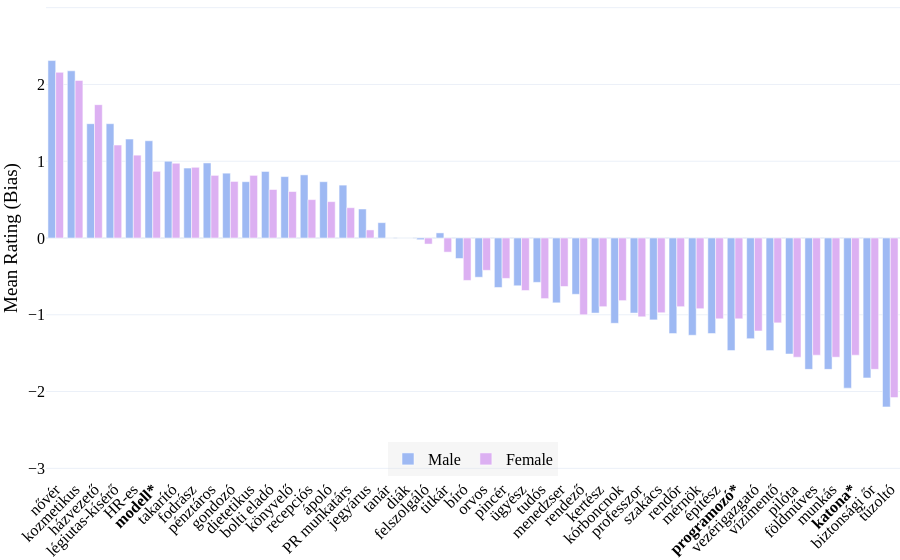

Notebook source saved alongside this figure:
### Markdown cell above
#### Two-sample t-test by gender

### Code cell
# Add a new column with the mean of the ratings for each participant
df_hu['Mean Rating'] = df_hu.iloc[:, 4:].mean(axis=1)

# Separate df_hu into male and female datasets based on the Gender column
df_hu_male = df_hu[df_hu['Gender'] == 'male']
df_hu_female = df_hu[df_hu['Gender'] == 'female']

# Show the number of male and female participants
print(f"Number of male participants: {df_hu_male['Participant'].nunique()}")
print(f"Number of female participants: {df_hu_female['Participant'].nunique()}")

# Two Sample T-Test between male and female participants for each occupation word
results = []
for col in rating_columns_hu:
    male_ratings = df_hu_male[col].dropna().astype(float)
    female_ratings = df_hu_female[col].dropna().astype(float)
    # Only test if both groups have at least 2 ratings
    if len(male_ratings) > 1 and len(female_ratings) > 1:
        t_stat, p_value = stats.ttest_ind(male_ratings, female_ratings, equal_var=False)
        mean_male = male_ratings.mean()
        mean_female = female_ratings.mean()
        # Get English translation from occupations DataFrame
        en_translation = occupations.loc[occupations['hu'] == col, 'en'].values
        en_translation = en_translation[0] if len(en_translation) > 0 else ""
        results.append({
            'occupation': col,
            'mean_male': mean_male,
            'mean_female': mean_female,
            't_stat': t_stat,
            'p_value': p_value,
            # 'very_highly_significant': p_value is not None and p_value < 0.001,
            # 'highly_significant': p_value is not None and 0.001 <= p_value < 0.01,
            'significant': p_value is not None and p_value < 0.05,
            # 'marg_significant': p_value is not None and 0.05 < p_value < 0.1,
            'en': en_translation
        })

# Create a DataFrame from the results
df_ttest = pd.DataFrame(results)

# Add overall mean rating for sorting
df_ttest['overall_mean'] = (df_ttest['mean_male'] + df_ttest['mean_female']) / 2

# Sort by overall mean rating
df_ttest_sorted = df_ttest.sort_values('overall_mean', ascending=False)

# Prepare axis labels: bold for significant
def bold_label(row):
    occupation = row['occupation']
    # if row.get('very_highly_significant'):
    #     occupation = f"<b>{occupation}***</b>"
    # if row.get('highly_significant'):
    #     occupation = f"<b>{occupation}**</b>"
    if row.get('significant'):
        occupation = f"<b>{occupation}*</b>"
    # if row.get('marg_significant'):
    #     occupation = f"<b>{occupation}+</b>"
    return occupation

df_ttest_sorted['occupation_label'] = df_ttest_sorted.apply(bold_label, axis=1)

# Plot with English translation in hover
fig = go.Figure()

fig.add_trace(go.Bar(
    x=df_ttest_sorted['occupation_label'],
    y=df_ttest_sorted['mean_male'],
    name='Male',
    marker_color=male_color,
    customdata=df_ttest_sorted[['en']],
    hovertemplate='Occupation: %{x}<br>English: %{customdata[0]}<br>Mean (Male): %{y:.2f}<extra></extra>'
))

fig.add_trace(go.Bar(
    x=df_ttest_sorted['occupation_label'],
    y=df_ttest_sorted['mean_female'],
    name='Female',
    marker_color=female_color,
    customdata=df_ttest_sorted[['en']],
    hovertemplate='Occupation: %{x}<br>English: %{customdata[0]}<br>Mean (Female): %{y:.2f}<extra></extra>'
))

fig.update_layout(
    barmode='group',
    xaxis_tickangle=-45,
    yaxis_title='Bias (Male - Female)',
    yaxis=dict(
        range=[-3.1, 3.1],
        tickvals=[-3, -2, -1, 0, 1, 2, 3],
        title='Mean Rating (Bias)'
    ),
    template='plotly_white',
    font=dict(family="Times New Roman, serif", size=16, color='black'),
    margin=dict(l=0, r=0, t=0, b=0),
    legend=dict(
        orientation='h',
        yanchor='bottom',
        y=0,
        xanchor='center',
        x=0.5,
        bgcolor='rgba(220, 220, 220, 0.25)',
    )
)

# Show the plot
fig.show()

# Save it as HTML and image
fig.write_html('occupations_hu_gender.html')
fig.write_image('occupations_hu_gender.png', scale=3, width=1000, height=400)

### Figure 1 — Plotly figure (JSON) as saved in the notebook; plotly's stock layout.template omitted (floating-point values rounded to 4 significant figures)
{"data": [{"customdata": [["nurse (sister)"], ["beautician"], ["housekeeper"], ["flight attendant"], ["HR personnel"], ["model"], ["cleaner"], ["hairdresser"], ["cashier"], ["caregiver"], ["dietitian"], ["shop assistant"], ["accountant"], ["receptionist"], ["nurse"], ["PR specialist"], ["ticket seller"], ["teacher"], ["student"], ["server"], ["secretary"], ["judge"], ["doctor"], ["waiter"], ["prosecutor"], ["scientist"], ["manager"], ["director"], ["gardener"], ["pathologist"], ["professor"], ["chef"], ["police officer"], ["engineer"], ["architect"], ["programmer"], ["CEO"], ["lifeguard"], ["pilot"], ["farmer"], ["worker"], ["soldier"], ["security guard"], ["firefighter"]], "hovertemplate": "Occupation: %{x}<br>English: %{customdata[0]}<br>Mean (Male): %{y:.2f}<extra></extra>", "marker": {"color": "#9eb9f3"}, "name": "Male", "type": "bar", "x": ["nővér", "kozmetikus", "házvezető", "légiutas-kísérő", "HR-es", "<b>modell*</b>", "takarító", "fodrász", "pénztáros", "gondozó", "dietetikus", "bolti eladó", "könyvelő", "recepciós", "ápoló", "PR munkatárs", "jegyárus", "tanár", "diák", "felszolgáló", "titkár", "bíró", "orvos", "pincér", "ügyész", "tudós", "menedzser", "rendező", "kertész", "kórboncnok", "professzor", "szakács", "rendőr", "mérnök", "építész", "<b>programozó*</b>", "vezérigazgató", "vízimentő", "pilóta", "földműves", "munkás", "<b>katona*</b>", "biztonsági őr", "tűzoltó"], "y": [2.311, 2.178, 1.489, 1.489, 1.289, 1.267, 1.0, 0.9111, 0.9778, 0.8444, 0.7333, 0.8667, 0.8, 0.8222, 0.7333, 0.6889, 0.3778, 0.2, 0.0, -0.02222, 0.06667, -0.2667, -0.5111, -0.6444, -0.6222, -0.5778, -0.8444, -0.7333, -0.9778, -1.111, -0.9778, -1.067, -1.244, -1.267, -1.244, -1.467, -1.311, -1.467, -1.511, -1.711, -1.711, -1.956, -1.822, -2.2]}, {"customdata": [["nurse (sister)"], ["beautician"], ["housekeeper"], ["flight attendant"], ["HR personnel"], ["model"], ["cleaner"], ["hairdresser"], ["cashier"], ["caregiver"], ["dietitian"], ["shop assistant"], ["accountant"], ["receptionist"], ["nurse"], ["PR specialist"], ["ticket seller"], ["teacher"], ["student"], ["server"], ["secretary"], ["judge"], ["doctor"], ["waiter"], ["prosecutor"], ["scientist"], ["manager"], ["director"], ["gardener"], ["pathologist"], ["professor"], ["chef"], ["police officer"], ["engineer"], ["architect"], ["programmer"], ["CEO"], ["lifeguard"], ["pilot"], ["farmer"], ["worker"], ["soldier"], ["security guard"], ["firefighter"]], "hovertemplate": "Occupation: %{x}<br>English: %{customdata[0]}<br>Mean (Female): %{y:.2f}<extra></extra>", "marker": {"color": "#dcb0f2"}, "name": "Female", "type": "bar", "x": ["nővér", "kozmetikus", "házvezető", "légiutas-kísérő", "HR-es", "<b>modell*</b>", "takarító", "fodrász", "pénztáros", "gondozó", "dietetikus", "bolti eladó", "könyvelő", "recepciós", "ápoló", "PR munkatárs", "jegyárus", "tanár", "diák", "felszolgáló", "titkár", "bíró", "orvos", "pincér", "ügyész", "tudós", "menedzser", "rendező", "kertész", "kórboncnok", "professzor", "szakács", "rendőr", "mérnök", "építész", "<b>programozó*</b>", "vezérigazgató", "vízimentő", "pilóta", "földműves", "munkás", "<b>katona*</b>", "biztonsági őr", "tűzoltó"], "y": [2.158, 2.053, 1.737, 1.211, 1.079, 0.8684, 0.9737, 0.9211, 0.8158, 0.7368, 0.8158, 0.6316, 0.6053, 0.5, 0.4737, 0.3947, 0.1053, 0.0, 0.0, -0.07895, -0.1842, -0.5526, -0.4211, -0.5263, -0.6842, -0.7895, -0.6316, -1.0, -0.8947, -0.8158, -1.026, -0.9737, -0.8947, -0.9211, -1.053, -1.053, -1.211, -1.105, -1.553, -1.526, -1.553, -1.526, -1.711, -2.079]}], "layout": {"barmode": "group", "font": {"color": "black", "family": "Times New Roman, serif", "size": 16}, "legend": {"bgcolor": "rgba(220, 220, 220, 0.25)", "orientation": "h", "x": 0.5, "xanchor": "center", "y": 0, "yanchor": "bottom"}, "margin": {"b": 0, "l": 0, "r": 0, "t": 0}, "xaxis": {"tickangle": -45}, "yaxis": {"range": [-3.1, 3.1], "tickvals": [-3, -2, -1, 0, 1, 2, 3], "title": {"text": "Mean Rating (Bias)"}}}}
